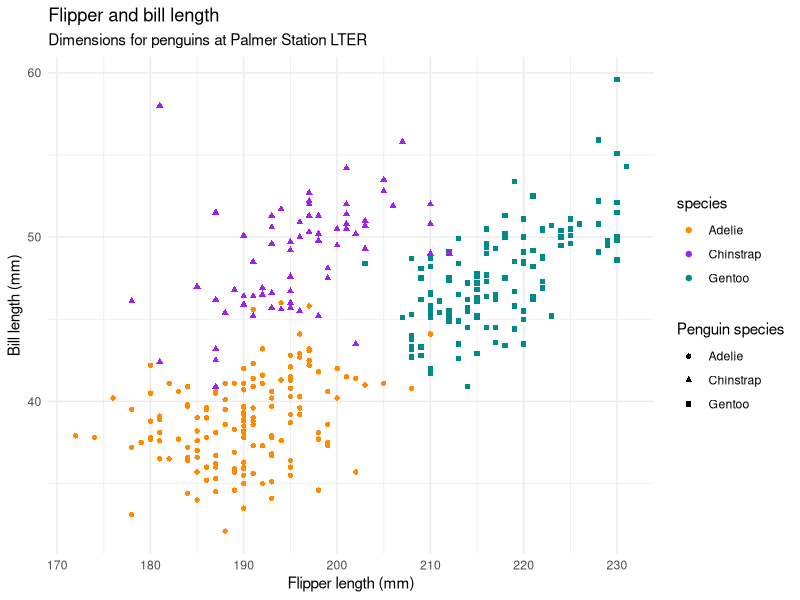

Recreate this plot in R.
## ---- chunk 1
knitr::opts_chunk$set(echo = TRUE)
## ---- chunk 2
#| label: load-packages
#| include: false
#file.remove(here::here("modules", "*hello.html"))
library(tidyverse)
library(palmerpenguins)
library(ggplot2)
library(magrittr)
## ---- chunk 3
#library(palmerpenguins)
#head(palmerpenguins::penguins)
## ---- chunk 4
penguins %>%
  ggplot(., 
       aes(x = flipper_length_mm, y = bill_length_mm)) +
  geom_point(aes(color = species, shape = species)) +
  scale_color_manual(values = c("darkorange","purple","cyan4")) +
  labs(
    title = "Flipper and bill length",
    subtitle = "Dimensions for penguins at Palmer Station LTER",
    x = "Flipper length (mm)", y = "Bill length (mm)", scolor = "Penguin species", shape = "Penguin species"
  ) +
  theme_minimal()
## ---- chunk 5
#library(ggplot2)

#dat <- data.frame(cond = rep(c("A", "B"), each=10),
#                  xvar = 1:20 + rnorm(20,sd=3),
#                  yvar = 1:20 + rnorm(20,sd=3))

#ggplot(dat, aes(x=xvar, y=yvar)) +
#  geom_point(shape=1) + 
#  geom_smooth() 
